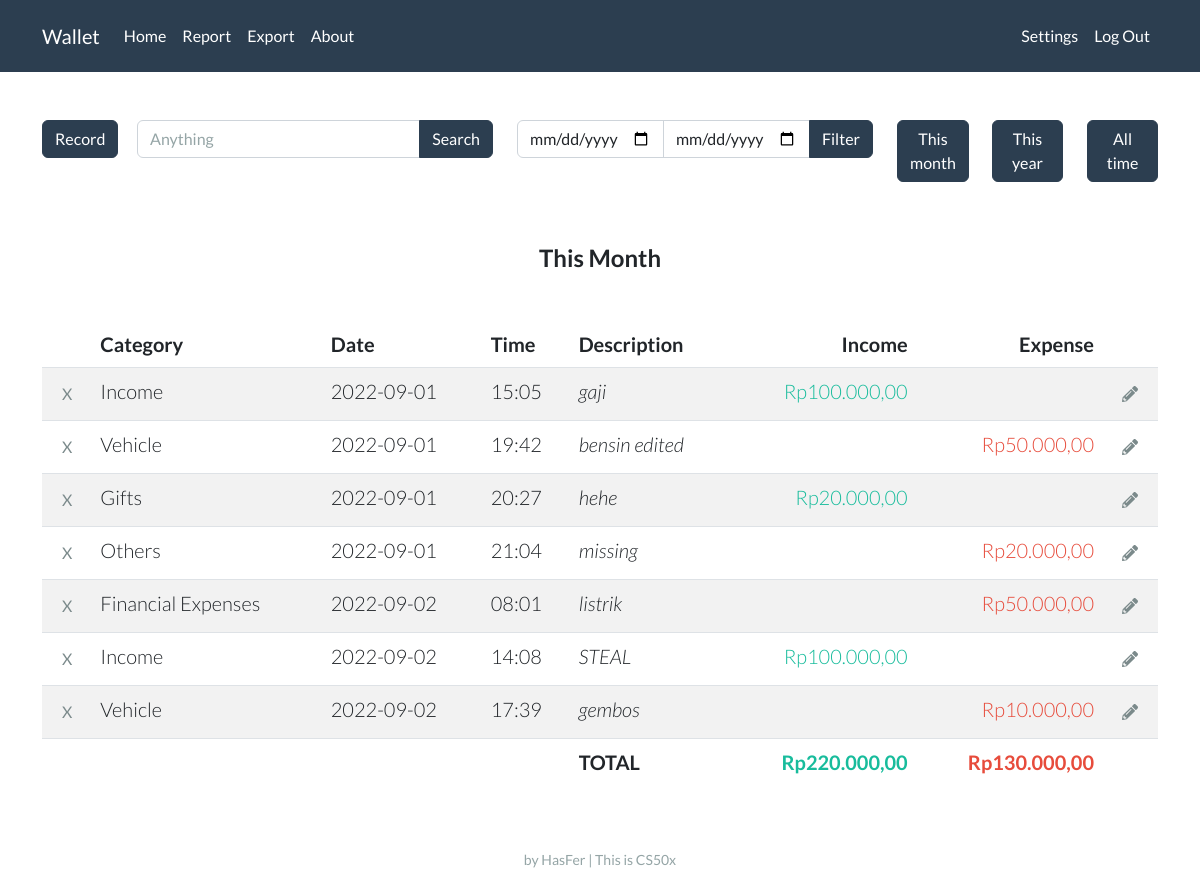
Page / (signed in) on the earlier database version.
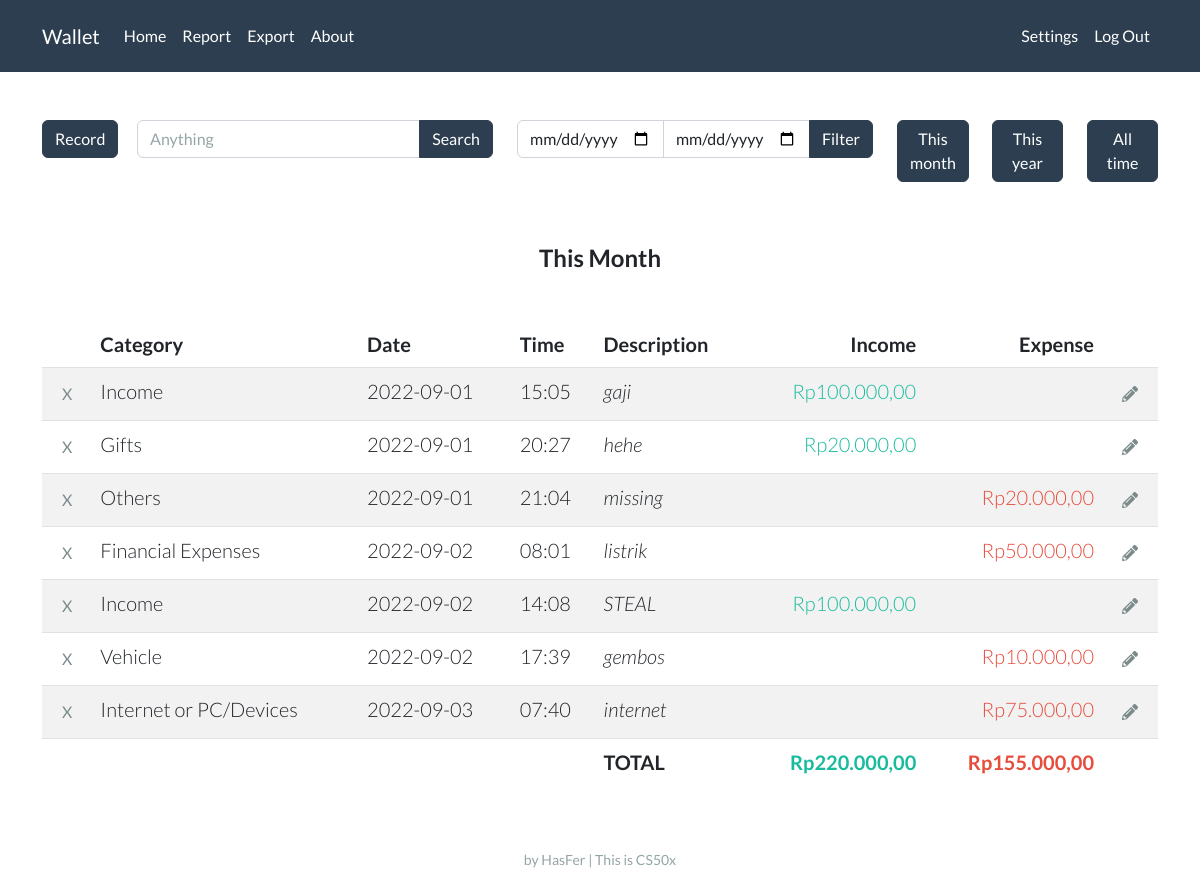
Same page on the later database version.
### tables this page shows
CREATE TABLE records (
                id INTEGER,
                user_id INTEGER,
                account_name TEXT,
                account_category TEXT,
                date NUMBER,
                time NUMBER,
                description TEXT, amount REAL, random_id TEXT,
                PRIMARY KEY(id),
                FOREIGN KEY(user_id) REFERENCES users(id)
                );

### app.py (the view, shortened to what this page needs)
@app.route("/", methods=["GET", "POST"])
def index():
    if session.get("user_id") is None:
        return render_template("index.html")
    con, cur = connect_db()
    if request.method == "GET":
        year_now = str(datetime.now().year)
        month_now = str(datetime.now().month)
        date_filter = year_now + '%' + month_now + '%'
        label = 'This Month'
    if request.form.get('filter_btn') == 'between':
        res = cur.execute("SELECT * FROM records WHERE user_id = ? AND date BETWEEN ? AND ?",
                          (session["user_id"], start_date, end_date))
    elif request.form.get('search_btn') == 'search_btn':
        res = cur.execute("SELECT * FROM records WHERE user_id = ? AND (account_name LIKE ? OR description LIKE ?)",
                          (session["user_id"], f"%{keyword}%", f"%{keyword}%"))
    else:
        res = cur.execute("SELECT * FROM records WHERE user_id = ? AND date LIKE ?", (session["user_id"], date_filter))
    res = list(res)
    income = 0
    expense = 0
    for i in res:
        if i[3] == 'Income':
            income += i[7]
        else:
            expense += i[7]
    records = []
    for i in res:
        i = list(i)
        i[7] = idr(i[7])
        records.append(i)
    income = idr(income)
    expense = idr(expense)
    income_list, expense_list = account_name_list()
    default_selected = "selected"
    con.close()
    return render_template("home.html", records=records, income=income, expense=expense, label=label, date_now=get_date_now(), time_now=get_time_now(), income_list=income_list, expense_list=expense_list, default_selected=default_selected)

### helpers.py (called while the page is built)
def connect_db(db="wallet.db"):
    con = sqlite3.connect(db)
    cur = con.cursor()
    return con, cur

def idr(value):
    value = f"Rp{value:,.2f}"
    rupiah = value.replace(".", "#")
    rupiah = rupiah.replace(",", ".")
    rupiah = rupiah.replace("#", ",")
    return rupiah

def get_date_now():
    now = datetime.now()
    day = now.day
    if day < 10:
        day = f"0{day}"
    month = now.month
    if month < 10:
        month = f"0{month}"
    year = now.year
    date_now = f"{year}-{month}-{day}"
    return date_now

def get_time_now():
    now = datetime.now()
    hour = now.hour
    if hour < 10:
        hour = f"0{hour}"
    minute = now.minute
    if minute < 10:
        minute = f"0{minute}"
    time_now = f"{hour}:{minute}"
    return time_now

def account_name_list(selected='', plug=''):
    con, cur = connect_db()
    res = cur.execute("SELECT * FROM account")
    income_list = []
    expense_list = []
    for i in res:
        if i[0] == 'Income':
            if i[1] == selected:
                income_list.append([i[1], 'selected'])
            else:
                income_list.append([i[1], plug])
        else:
            if i[1] == selected:
                expense_list.append([i[1], 'selected'])
            else:
                expense_list.append([i[1], plug])
    con.close()
    return income_list, expense_list

### templates/home.html (shortened to what this page needs)
{% extends "layout.html" %}
{% block main %}
<div class="row">
    <div class="col-lg-1">
        <button type="button" class="btn btn-primary mb-3" data-bs-toggle="collapse" data-bs-target="#demo">Record</button>
    </div>
        <div class="col-lg-4">
            <form action="/" method="post">
                <div class="input-group mb-3">
                    <input name="search_vield" type="text" class="form-control" placeholder="Anything" aria-label="Search" aria-describedby="button-addon2">
                    <button name="search_btn" value="search_btn" class="btn btn-primary" type="submit" id="button-addon2">Search</button>
                </div>
            </form>
        </div>
    <div class="col-lg-4">
        <form action="/" method="post">
            <div class="input-group mb-3">
                <input name="start_date" type="date" class="form-control">
                <input name="end_date" type="date" class="form-control">
                <button name="filter_btn" value="between" class="btn btn-primary" type="submit" id="button-addon2">Filter</button>
            </div>
        </form>
    </div>
    <div class="col-lg-1 mb-3">
        <button class="btn btn-primary mb-3" onclick="location.href = '/';">This month</button>
    </div>
    <div class="col-lg-1 mb-3">
        <form action="/" method="post">
            <button name="filter_btn" value="thisyear" type="submit" class="btn btn-primary mb-3">This year</button>
    </div>
    <div class="col-lg-1 mb-3">
            <button name="filter_btn" value="alltime" type="submit" class="btn btn-primary mb-3">All time</button>
    </div>
</div>
<br>
<h4 class="mb-5 fw-bold">{{ label }}</h4>
<table class="table table-striped">
    <thead>
        <tr>
            <th style="width:1%;"></th>
            <th class="text-start">Category</th>
            <th class="text-start">Date</th>
            <th class="text-start">Time</th>
            <th class="text-start">Description</th>
            <th class="text-end">Income</th>
            <th class="text-end">Expense</th>
            <th style="width:1%;"></th>
        </tr>
    </thead>
    <tbody>
        {% for record in records %}
        <tr>
            <td>
                <form action="/delete" method="post">
                    <input class="btn btn-outline-dark border-0" type="submit" value="X" title="Delete">
                </form>
            </td>
            <td class="text-start">{{ record[2] }}</td>
            <td class="text-start">{{ record[4] }}</td>
            <td class="text-start">{{ record[5] }}</td>
            <td class="text-start"><em>{{ record[6] }}</em></td>
            <td class="text-end text-success">{% if record[3] in "Income" %}{{ record[7] }}{% endif %}</td>
            <td class="text-end text-danger">{% if record[3] not in "Income" %}{{ record[7] }}{% endif %}</td>
            <td>
                <form action="/edit" method="post">
                    <button class="btn btn-outline-dark border-0" type="submit" title="Edit">
                    </button>
                </form>
            </td>
        </tr>
        {% endfor %}
    </tbody>
    <tfoot>
        <tr>
            <td class="border-0"></td>
            <td class="border-0"></td>
            <td class="border-0"></td>
            <td class="border-0"></td>
            <td class="border-0 fw-bold text-start">TOTAL</td>
            <td class="border-0 fw-bold text-end text-success">{{ income }}</td>
            <td class="border-0 fw-bold text-end text-danger">{{ expense }}</td>
            <td class="border-0"></td>
        </tr>
    </tfoot>
</table>
{% endblock %}

### templates/layout.html (shortened to what this page needs)
<!DOCTYPE html>
<html lang="en">
<head>
    <link rel="stylesheet" href="/static/light.css">
</head>
<body>
    <nav class="navbar navbar-expand-lg navbar-dark bg-primary">
        <div class="container">
            <a class="navbar-brand" href="/">Wallet</a>
            <div class="collapse navbar-collapse" id="navbarColor01">
                {% if session["user_id"] %}
                <ul class="navbar-nav me-auto">
                    <li class="nav-item"><a class="nav-link" href="/">Home</a></li>
                    <li class="nav-item"><a class="nav-link" href="/report">Report</a></li>
                    <li class="nav-item"><a class="nav-link" href="#">Export</a></li>
                    <li class="nav-item"><a class="nav-link" href="#">About</a></li>
                </ul>
                <ul class="navbar-nav ms-auto">
                    <li class="nav-item"><a class="nav-link" href="/settings">Settings</a></li>
                    <li class="nav-item"><a class="nav-link" href="/logout">Log Out</a></li>
                </ul>
                {% endif %}
            </div>
        </div>
    </nav>
    <main class="container py-5 lead text-center">
        {% block main %}{% endblock %}
    </main>
    <footer class="mb-5 small text-center text-muted">
        by HasFer | This is CS50x
    </footer>
</body>
</html>

Differences in the rows shown:
removed records: account_name "Vehicle", date "2022-09-01", time "19:42", description "bensin edited", amount "Rp50.000,00"
added records: account_name "Internet or PC/Devices", date "2022-09-03", time "07:40", description "internet", amount "Rp75.000,00"
Other differences:
{{ expense }}: "Rp130.000,00" → "Rp155.000,00"
